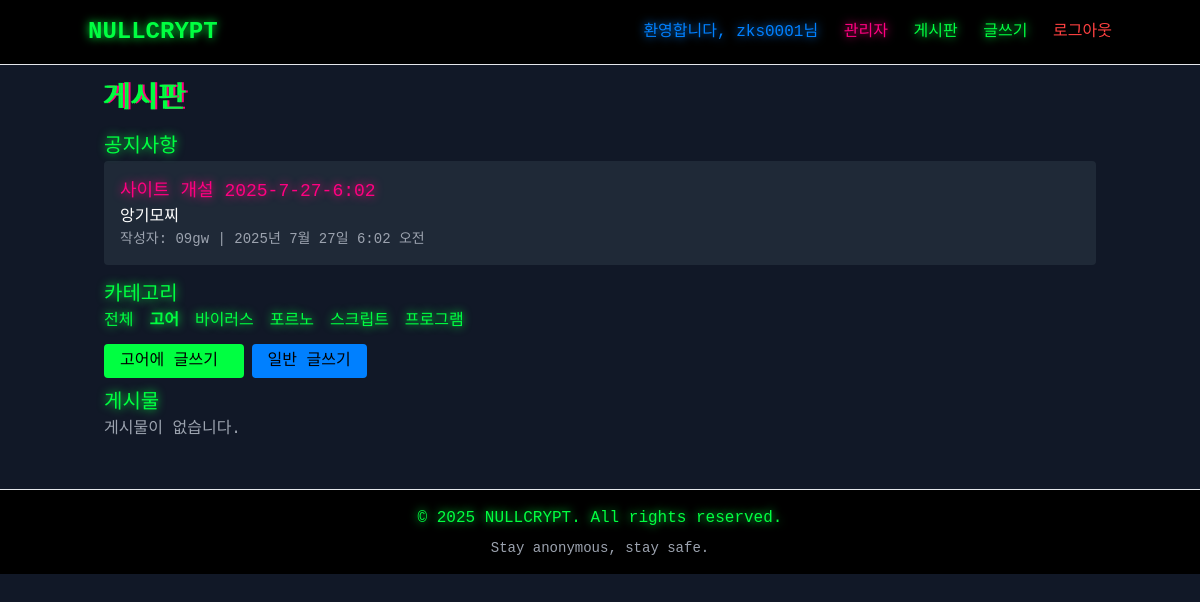
Screenshot of /posts/gore/ (signed in) with the database file from the repository.
### myapp/models.py (models this page shows, shortened)
class Announcement(models.Model):
    title = models.CharField(max_length=200)
    content = models.TextField()
    created_at = models.DateTimeField(auto_now_add=True)
    author = models.ForeignKey(User, on_delete=models.CASCADE)

class Category(models.Model):
    name = models.CharField(max_length=50, unique=True)
    slug = models.SlugField(max_length=50, unique=True)

### myapp/views.py (the view)
# urls.py: path('posts/<slug:category_slug>/', views.post_list, name='post_list'),
def post_list(request, category_slug=None):
    if not request.user.is_authenticated:
        return redirect('login')
    categories = Category.objects.all()
    announcements = Announcement.objects.all().order_by('-created_at')[:5]
    category = None
    if category_slug:
        category = get_object_or_404(Category, slug=category_slug)
        posts = Post.objects.filter(category=category).order_by('-is_pinned', '-created_at')
    else:
        posts = Post.objects.all().order_by('-is_pinned', '-created_at')
    paginator = Paginator(posts, 10)
    page_number = request.GET.get('page')
    page_obj = paginator.get_page(page_number)
    return render(request, 'post_list.html', {
        'posts': page_obj,
        'categories': categories,
        'announcements': announcements,
        'category': category
    })

### myapp/templates/post_list.html (shortened to what this page needs)
{% extends 'base.html' %}
{% block content %}
    <h1 class="text-3xl text-neon-green mb-4">게시판</h1>
    <div class="mb-4">
        <h2 class="text-xl text-neon-green">공지사항</h2>
        {% for announcement in announcements %}
            <div class="bg-gray-800 p-4 mb-2 rounded">
                <h3 class="text-lg text-neon-pink">{{ announcement.title }}</h3>
                <p>{{ announcement.content }}</p>
                <p class="text-sm text-gray-400">작성자: {{ announcement.author }} | {{ announcement.created_at }}</p>
            </div>
        {% empty %}
            <p class="text-gray-400">공지사항이 없습니다.</p>
        {% endfor %}
    </div>
    <div class="mb-4">
        <h2 class="text-xl text-neon-green">카테고리</h2>
        <div class="flex space-x-4 mb-4">
            <a href="{% url 'post_list' %}" class="text-neon-green hover:text-neon-pink {% if not category %}font-bold{% endif %}">전체</a>
            {% for cat in categories %}
                <a href="{% url 'post_list' category_slug=cat.slug %}"
                   class="text-neon-green hover:text-neon-pink {% if category and category.slug == cat.slug %}font-bold{% endif %}">
                   {{ cat.name }}
                </a>
            {% endfor %}
        </div>
        {% if user.is_authenticated %}
            <div class="mb-4">
                {% if category %}
                    <a href="{% url 'post_create' category_slug=category.slug %}"
                       class="bg-neon-green text-black px-4 py-2 rounded hover:bg-neon-pink">
                       {{ category.name }}에 글쓰기
                    </a>
                {% endif %}
                <a href="{% url 'post_create_general' %}"
                   class="bg-neon-blue text-black px-4 py-2 rounded hover:bg-neon-pink ml-2">
                   일반 글쓰기
                </a>
            </div>
        {% endif %}
    </div>
    <div>
        <h2 class="text-xl text-neon-green">게시물</h2>
        {% for post in posts %}
            <div class="bg-gray-800 p-4 mb-2 rounded">
                <h3 class="text-lg text-neon-pink">
                    <a href="{% url 'post_detail' post_id=post.id %}" class="hover:text-neon-green transition-colors">
                        {{ post.title }}
                    </a>
                    {% if post.is_pinned %}
                        <span class="text-neon-green text-sm">[고정]</span>
                    {% endif %}
                </h3>
                <p class="mb-2">{{ post.content|truncatewords:30 }}</p>
                {% if post.file %}
                    <div class="mb-2">
                        <a href="{{ post.file.url }}" class="text-neon-green hover:text-neon-pink">
                            📎 파일 다운로드
                        </a>
                    </div>
                {% endif %}
                <p class="text-sm text-gray-400">
                    작성자: {{ post.author.username }} |
                    {{ post.created_at|date:"Y-m-d H:i" }} |
                    카테고리: {{ post.category.name }}
                </p>
            </div>
        {% empty %}
            <p class="text-gray-400">게시물이 없습니다.</p>
        {% endfor %}
    </div>
{% endblock %}

### myapp/templates/base.html (shortened to what this page needs)
<!DOCTYPE html>
<html lang="ko">
<head>
    <script src="https://cdn.tailwindcss.com"></script>
</head>
<body class="bg-gray-900 text-white min-h-screen">
    <header class="bg-black border-b border-neon-green p-4">
        <nav class="container mx-auto flex justify-between items-center">
            <a href="{% url 'home' %}" class="text-2xl font-bold text-neon-green">NULLCRYPT</a>
            <div class="space-x-4">
                {% if user.is_authenticated %}
                    <span class="text-neon-blue">환영합니다, {{ user.username }}님</span>
                    {% if user.is_staff %}
                        <a href="/whereisadminssite-dgdb-1111/" class="text-neon-pink hover:text-neon-green" target="_blank">관리자</a>
                    {% endif %}
                    <a href="{% url 'post_list' %}" class="text-neon-green hover:text-neon-pink">게시판</a>
                    <a href="{% url 'post_create_general' %}" class="text-neon-green hover:text-neon-pink">글쓰기</a>
                    <a href="{% url 'logout' %}"
                       class="text-neon-red hover:text-neon-pink"
                       onclick="return confirm('정말 로그아웃 하시겠습니까?')">
                       로그아웃
                    </a>
                {% else %}
                    <a href="{% url 'login' %}" class="text-neon-green hover:text-neon-pink">로그인</a>
                    <a href="{% url 'register' %}" class="text-neon-green hover:text-neon-pink">회원가입</a>
                {% endif %}
            </div>
        </nav>
    </header>
    <main class="container mx-auto p-4 flex-grow">
        {% block content %}
        {% endblock %}
    </main>
    <footer class="bg-black border-t border-neon-green p-4 mt-8">
        <div class="container mx-auto text-center">
            <p class="text-neon-green">&copy; 2025 NULLCRYPT. All rights reserved.</p>
            <p class="text-sm text-gray-400 mt-2">Stay anonymous, stay safe.</p>
        </div>
    </footer>
</body>
</html>

### myapp/templates/base.html (style rules this page uses)
.text-neon-green { color: #00ff41; }
.text-neon-pink { color: #ff0080; }
.text-neon-blue { color: #0080ff; }
.text-neon-red { color: #ff4040; }
.bg-neon-green { background-color: #00ff41; }
.bg-neon-blue { background-color: #0080ff; }
body { background-color: #1a1a1a; color: #ffffff; font-family: 'Courier New', monospace; }
.text-neon-green { text-shadow: 0 0 10px #00ff41; }
.text-neon-pink { text-shadow: 0 0 10px #ff0080; }
.text-neon-blue { text-shadow: 0 0 10px #0080ff; }
a { transition: all 0.3s ease; }

### rows the page displays
Announcement: title "사이트 개설 2025-7-27-6:02", content "앙기모찌", author "09gw", created_at "2025년 7월 27일 6:02 오전"
Category: name "고어"
Category: name "바이러스"
Category: name "포르노"
Category: name "스크립트"
Category: name "프로그램"

### other values shown
{{ user.username }} "zks0001"
